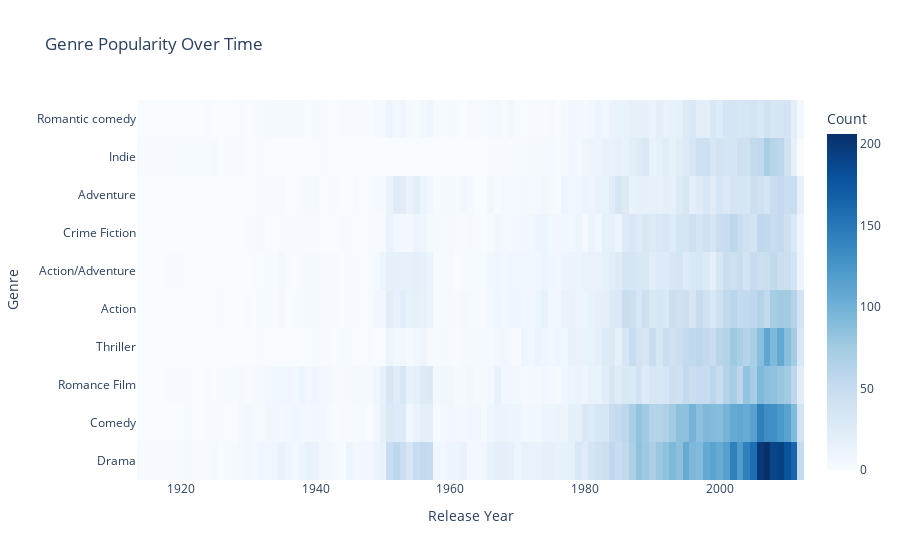

The notebook cell saved with this chart:
### Markdown cell above
Heatmap of Genre Frequency by Year

### Code cell
import plotly.graph_objects as go
import pandas as pd

# Assuming genre_year_pivot is already created from your data:
# genre_year_pivot is a DataFrame where:
# - index: movie_genres (top genres)
# - columns: release_year
# - values: count

# Create the heatmap
fig = go.Figure(
    data=go.Heatmap(
        z=genre_year_pivot.values,
        x=genre_year_pivot.columns,
        y=genre_year_pivot.index,
        colorscale=px.colors.colorbrewer.Blues,
        colorbar=dict(title="Count")
    )
)

# Add titles and labels
fig.update_layout(
    title="Genre Popularity Over Time",
    xaxis_title="Release Year",
    yaxis_title="Genre",
)

# Export the plot to an HTML file
fig.write_html("genre_popularity_over_time.html")

# Optionally, show the plot in the notebook
fig.show()
# NO NOT THIS ONE

### Figure 1 — Plotly figure (JSON) as saved in the notebook; plotly's stock layout.template omitted (floating-point values rounded to 4 significant figures; data arrays with more than 128 entries replaced by an {"elided": "..."} marker saying what was removed)
{"data": [{"colorbar": {"title": {"text": "Count"}}, "colorscale": [[0, "rgb(247,251,255)"], [0.125, "rgb(222,235,247)"], [0.25, "rgb(198,219,239)"], [0.375, "rgb(158,202,225)"], [0.5, "rgb(107,174,214)"], [0.625, "rgb(66,146,198)"], [0.75, "rgb(33,113,181)"], [0.875, "rgb(8,81,156)"], [1, "rgb(8,48,107)"]], "type": "heatmap", "x": [1914, 1915, 1920, 1921, 1923, 1924, 1925, 1926, 1927, 1928, 1929, 1930, 1931, 1932, 1933, 1934, 1935, 1936, 1937, 1938, 1939, 1940, 1941, 1942, 1943, 1944, 1945, 1946, 1947, 1948, 1949, 1950, 1951, 1952, 1953, 1954, 1955, 1956, 1957, 1958, 1959, 1960, 1961, 1962, 1963, 1964, 1965, 1966, 1967, 1968, 1969, 1970, 1971, 1972, 1973, 1974, 1975, 1976, 1977, 1978, 1979, 1980, 1981, 1982, 1983, 1984, 1985, 1986, 1987, 1988, 1989, 1990, 1991, 1992, 1993, 1994, 1995, 1996, 1997, 1998, 1999, 2000, 2001, 2002, 2003, 2004, 2005, 2006, 2007, 2008, 2009, 2010, 2011, 2012], "y": ["Drama", "Comedy", "Romance Film", "Thriller", "Action", "Action/Adventure", "Crime Fiction", "Adventure", "Indie", "Romantic comedy"], "z": {"elided": "10x94 int values"}}], "layout": {"title": {"text": "Genre Popularity Over Time"}, "xaxis": {"title": {"text": "Release Year"}}, "yaxis": {"title": {"text": "Genre"}}}}
